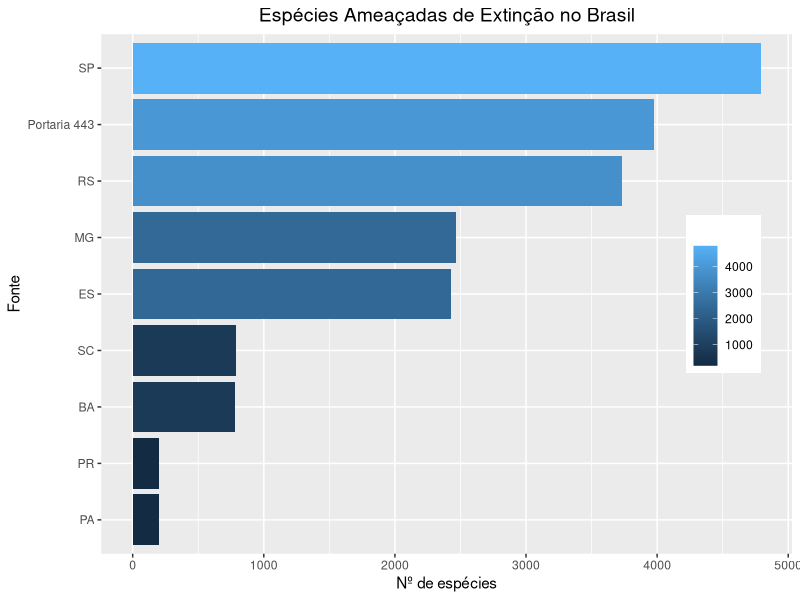
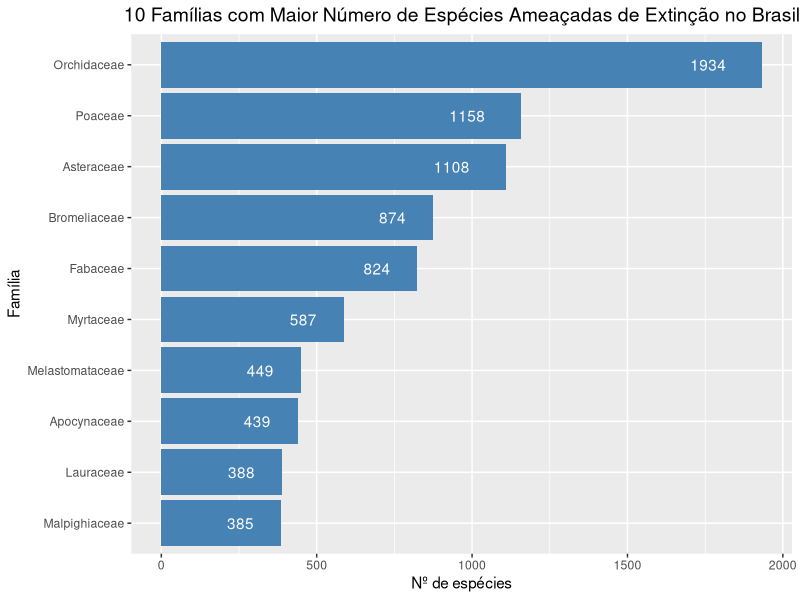
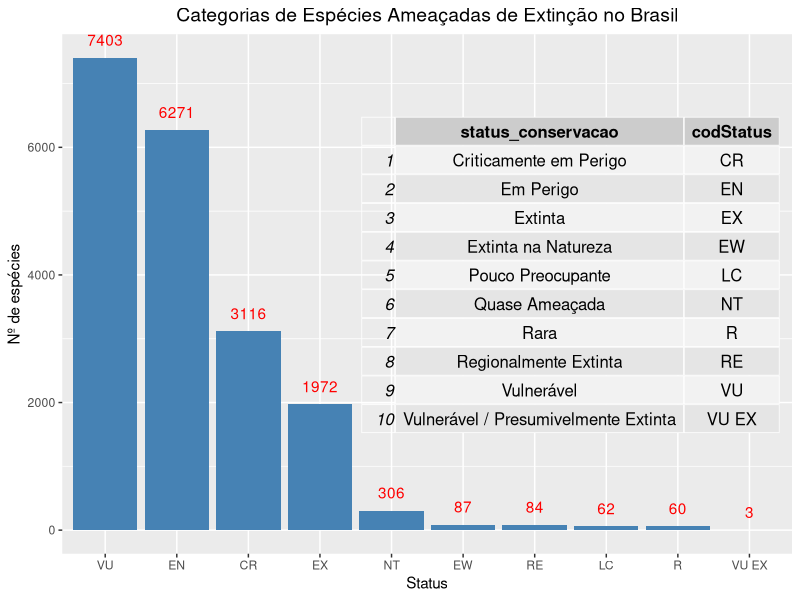

These figures' R source, in order:
library(dplyr, warn.conflicts = FALSE)
library(ggplot2)
library(glue)
library(magrittr)


# Read and join data sets
endangered_BRA <- read.csv2('Especies_Ameacadas_BRA.csv', fileEncoding = "latin1")

# List Chart ##
species_source <- endangered_BRA %>%
        group_by(fonte) %>%
        count(fonte, sort = TRUE)

species_source$fonte <- with(species_source, reorder(fonte, n))

bra <- ggplot(species_source, aes(x = fonte, y = n, fill = n)) +
        geom_col() +
        coord_flip() +
        theme(plot.title = element_text(hjust = 0.5, size = 14),
              legend.position = c(0.9, 0.5)) +
        labs(
                title = 'Espécies Ameaçadas de Extinção no Brasil',
                x = 'Fonte',
                y = 'Nº de espécies',
                fill = ''
        )

# Species Chart by status ##
species_status <- endangered_BRA %>%
        group_by(codStatus) %>%
        count(codStatus, sort = T)

# Reorder the data set by number of status 
species_status$codStatus <- with(species_status, reorder(codStatus, desc(n)))

# Set status code table 
statusCodeTable <- endangered_BRA %>%
        group_by(status_conservacao, codStatus) %>%
        summarise()

# Set chart
sp_status <- ggplot(species_status, aes(x = codStatus, y = n)) +
        geom_col(fill = 'steelblue') +
        scale_fill_manual(name = 'Status',
                          values = c('EN = Em Perigo')) +
        theme(plot.title = element_text(hjust = 0.5, size = 14)) +
        annotation_custom(
                gridExtra::tableGrob(statusCodeTable),
                xmin = 'NT', xmax = 'VU EX', ymin = 2000, ymax = 6000
        ) +
        geom_text(aes(label = n, vjust = -1), color = 'red') +
        labs(
                title = 'Categorias de Espécies Ameaçadas de Extinção no Brasil',
                x = 'Status',
                y = 'Nº de espécies'
        )

# Family Chart ##
statusFamily <- endangered_BRA %>%
        filter(familia != "") %>%
        mutate(familia = stringr::str_to_title(familia)) %>%
        group_by(familia) %>%
        summarise(n = n()) %>%
        arrange(desc(n)) %>%
        slice_head(n = 10)


        
statusFamily$familia <- with(statusFamily, reorder(familia, n))

f <- ggplot(statusFamily, aes(familia, n)) +
        geom_col(fill = 'steelblue') + coord_flip() +
        geom_text(aes(label = n, hjust = 2), color = 'white') +
        theme(plot.title = element_text(hjust = 0.5, size = 14)) +
        labs(
                title = '10 Famílias com Maior Número de Espécies Ameaçadas de Extinção no Brasil',
                x = 'Família',
                y = 'Nº de espécies'
        )
